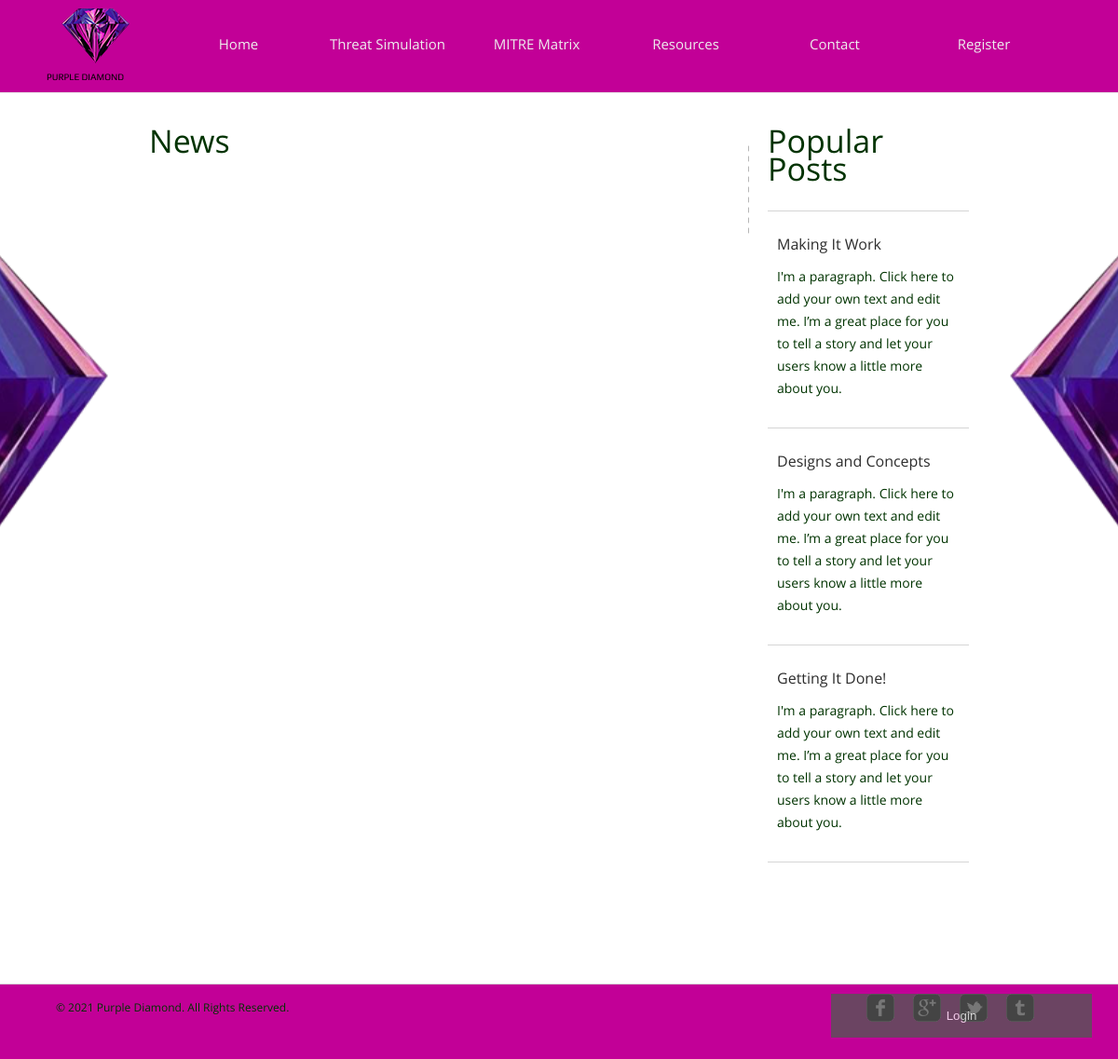
/temp/news, run on an earlier commit of the app's database.
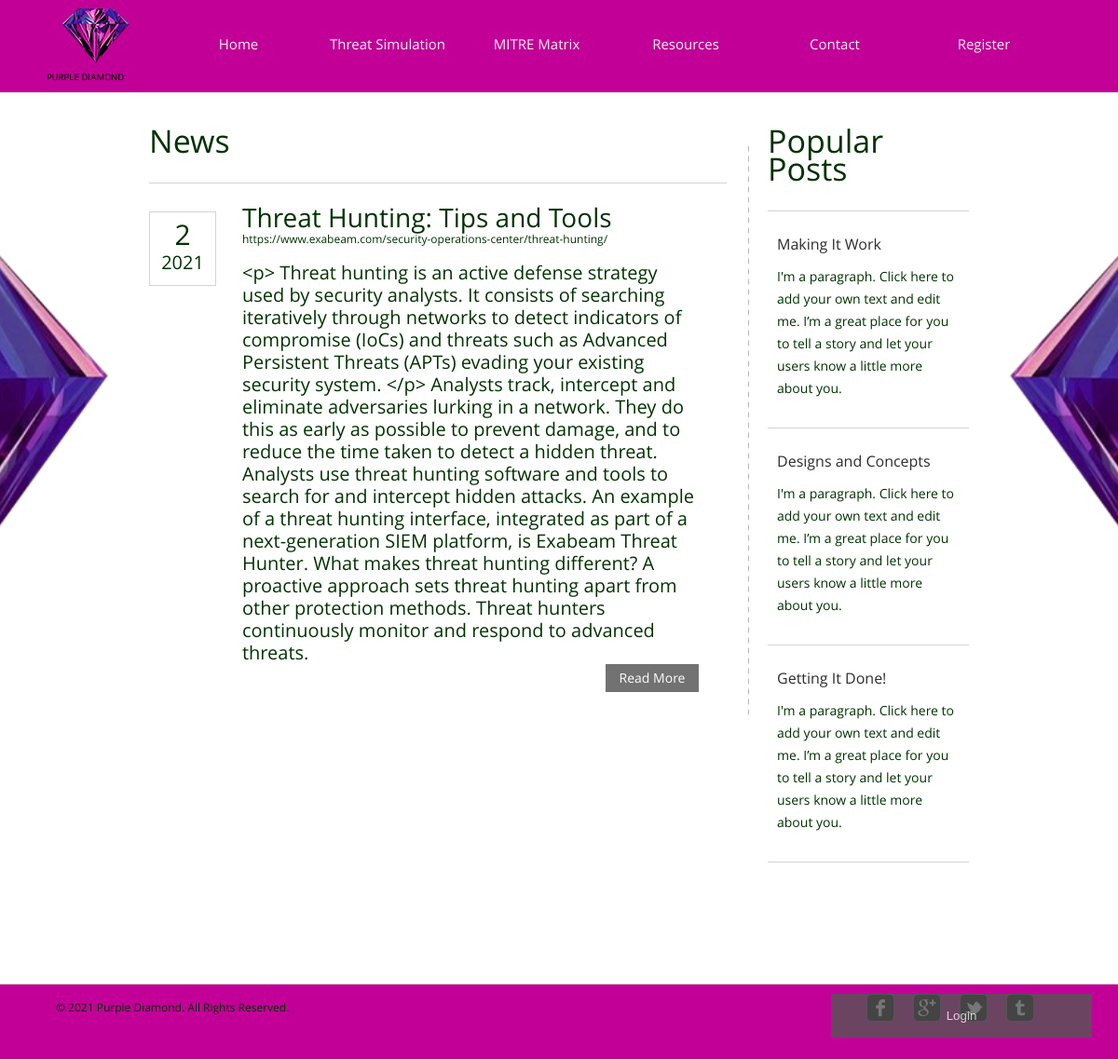
And on a later commit of the database.
### temp/models.py (models this page shows, shortened)
class blog(models.Model):
    topic = models.CharField(max_length=1024)
    content = models.TextField()
    reference = models.CharField(max_length=128)
    img = models.ImageField()
    month = models.IntegerField()
    year = models.IntegerField()
    totalread = models.IntegerField()

### temp/views.py (the view)
# urls.py: path("news", views.news, name="news"),
def news(request):
    flag = False
    if not request.user.is_authenticated:
        flag = True
    posts = blog.objects.all()
    return render(request, "temp/news.html", {
        "flag": flag,
        "posts": posts
    })

### temp/templates/temp/news.html
{% extends "temp/layout.html" %}
{% load static %}
{% block body %}
	<div id="contents">
		<div class="main">
			<h1>News</h1>
			<ul class="news">
				{% for post in posts %}
				<li>
					<div class="date">
						<p>
							<span>{{ post.month }}</span>
							{{ post.year }}
						</p>
					</div>
					<h2>{{ post.topic}}<span>{{ post.reference }}</span></h2>
					<p>
						{{ post.content }} <span><a href="{% url 'temp:post_detail' post.pk%}" class="more">Read More</a></span>
					</p>
				</li>
				{% endfor %}
			</ul>
		</div>
		<div class="sidebar">
			<h1>Popular Posts</h1>
			<ul class="posts">
				<li>
					<h4 class="title"><a href="{% url 'temp:post' %}">Making It Work</a></h4>
					<p>
						I'm a paragraph. Click here to add your own text and edit me. I’m a great place for you to tell a story and let your users know a little more about you.
					</p>
				</li>
				<li>
					<h4 class="title"><a href="{% url 'temp:post' %}">Designs and Concepts</a></h4>
					<p>
						I'm a paragraph. Click here to add your own text and edit me. I’m a great place for you to tell a story and let your users know a little more about you.
					</p>
				</li>
				<li>
					<h4 class="title"><a href="{% url 'temp:post' %}">Getting It Done!</a></h4>
					<p>
						I'm a paragraph. Click here to add your own text and edit me. I’m a great place for you to tell a story and let your users know a little more about you.
					</p>
				</li>
			</ul>
		</div>
	</div>
{% endblock %}

### temp/templates/temp/layout.html (shortened to what this page needs)
{% load static %}
<!DOCTYPE HTML>
<html>
<head>
			{% if flag %}
			<link href="{% static 'temp/style.css' %}" rel="stylesheet">
			{% endif %}
</head>
<body>
	<div id="header">
		<div>
			<div class="logo">
				<a href="{% url 'temp:index' %}">Purple diamond</a>
			</div>
			<ul id="navigation">
				<li>
					<a href="{% url 'temp:index' %}">Home</a>
				</li>
				<li>
					<a href="{% url 'temp:feature' %}">Threat Simulation</a>
				</li>
				<li>
					<a href="{% url 'temp:mitrematrix' %}">MITRE Matrix</a>
				</li>
				<li>
					<a href="{% url 'temp:news' %}">Resources</a>
				</li>
				<li>
					<a href="{% url 'temp:contact' %}">Contact</a>
				</li>
				<li>
					<a href="{% url 'temp:register' %}">Register</a>
				</li>
			</ul>
		</div>
	</div>
{% block body %}
{% endblock %}
			{% if flag %}
			<div>
				<button class="open-button" onclick="openForm()">Login</button>
			</div>
			{% endif %}
	<div id="footer">
		<div class="clearfix">
			<div id="connect">
			</div>
			<p>
				© 2021 Purple Diamond. All Rights Reserved.
			</p>
		</div>
	</div>
</body>
</html>

### temp/static/temp/style.css (style rules this page uses)
body { background: url("images/backdoubleside.png") no-repeat center center fixed; -webkit-background-size: cover; -moz-background-size: cover; -o-background-size: cover; background-size: cover; border-radius: 50%; font-family: 'OpenSans'; margin: 0; }
.clearfix:after, #contents:after { clear:both; content:""; display:block; height:1%; line-height:0; visibility:hidden; }
#header { background-color: #c20097; border-bottom: 1px solid #e6e6e6; padding: 7px 0; }
#header > div, #footer > div { width: 1100px; margin: 0 auto; padding: 0 20px; }
#header .logo { float: left; margin-right: 20px; }
#header .logo a { background: url("images/logo.png") no-repeat center top; color: #000; display: block; font: 10px/15px 'Play'; height: 20px; width: 106px; padding-top: 68px; text-decoration: none; text-transform: uppercase; }
#navigation { display: inline-block; list-style: none; line-height: 80px; margin: 0; padding: 0; }
#navigation li { float: left; width: 160px; text-align: center; }
#navigation li a { color: #eee; font-size: 15px; line-height: 30px; text-decoration: none; }
#contents { min-height: 510px; width: 880px; margin: 0 auto; padding: 54px 40px; }
h1 { color: #003300; font-size: 34px; font-weight: normal; line-height: 30px; margin: 0 0 30px; }
h2 { color: #003300; font-size: 28px; font-weight: normal; line-height: 24px; margin: 0 0 12px; }
p { color: #003300; font-size: 20px; line-height: 24px; margin: 0 0 30px; }
p a { color: #003300; }
.date { float: left; height: 78px; width: 70px; margin-right: 20px; border: 1px solid #d5d5d5; text-align: center; }
.date p { margin: 12px 0 0; }
.date p span { display: block; font-size: 30px; margin-bottom: 6px; }
.more { background-color: #727272; color: #fff; display: inline-block; font-size: 14px; line-height: 30px; width: 100px; text-align: center; text-decoration: none; }
.main { float: left; background: url("images/divider.png") repeat-y right top; min-height: 100px; width: 620px; padding-right: 24px; }
.main h1, .sidebar h1 { margin: 0 0 12px; position: relative; top: -18px; }
.main h2 span { display: block; font-size: 12px; }
.sidebar { float: left; min-height: 848px; width: 216px; margin-left: 20px; }
.sidebar ul, .news { list-style: none; margin: 0; padding: 0; }
.news li { border-top: 1px solid #d5d5d5; padding: 24px 30px 0 100px; position: relative; }
.news li .date { float: none; position: absolute; left: 0; top: 30px; }
.news li > p span, .post > span { display: block; text-align: right; }
.posts { border-top: 1px solid #d5d5d5; }
.posts li { border-bottom: 1px solid #d5d5d5; padding: 24px 10px 0; }
.posts li p { font-size: 14px; }
.posts li .title { font-size: 16px; font-weight: normal; margin: 0 0 12px; }
.posts li .title a { color: #2c2c2c; font-size: 16px; text-decoration: none; }
#footer { background-color: #c20097; border-top: 1px solid #d8d8d8; padding: 10px 0; bottom: 0; width: 100%; }
#footer p { font-size: 12px; line-height: 30px; padding-left: 10px; }
#connect { float: right; display: inline-block; margin-right: 30px; }
.open-button { background-color: #555; color: white; padding: 16px 20px; border: none; cursor: pointer; opacity: 0.8; position: fixed; bottom: 23px; right: 28px; width: 280px; }

What changed in the data, as far as the page shows it:
added blog: month "2", year "2021", topic "Threat Hunting: Tips and Tools", reference "https://www.exabeam.com/security-operations-center/threat-hunting/", content "<p> Threat hunting is an active defense strategy used by security analysts. It consists of searching iteratively through networks to detect indicators of compromise (IoCs) and threats such as Advanced Persistent Threats (APTs) evading your existing security system. </p> Analysts track, intercept and eliminate adversaries lurking in a network. They do this as early as possible to prevent damage, and to reduce the time taken to detect a hidden threat. Analysts use threat hunting software and tools to search for and intercept hidden attacks. An example of a threat hunting interface, integrated as part of a next-generation SIEM platform, is Exabeam Threat Hunter. What makes threat hunting…"
